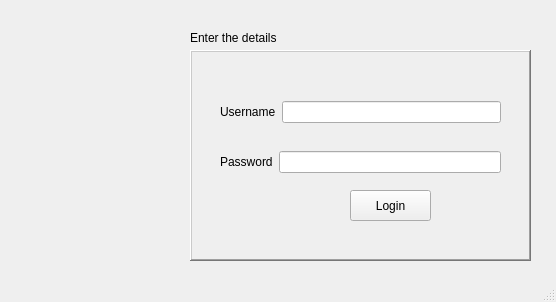
<?xml version="1.0" encoding="UTF-8"?>
<ui version="4.0">
 <class>MainWindow</class>
 <widget class="QMainWindow" name="MainWindow">
  <property name="geometry">
   <rect>
    <x>0</x>
    <y>0</y>
    <width>556</width>
    <height>302</height>
   </rect>
  </property>
  <property name="windowTitle">
   <string>MainWindow</string>
  </property>
  <property name="autoFillBackground">
   <bool>true</bool>
  </property>
  <widget class="QWidget" name="centralwidget">
   <widget class="QFrame" name="frame">
    <property name="geometry">
     <rect>
      <x>190</x>
      <y>50</y>
      <width>341</width>
      <height>211</height>
     </rect>
    </property>
    <property name="autoFillBackground">
     <bool>true</bool>
    </property>
    <property name="frameShape">
     <enum>QFrame::WinPanel</enum>
    </property>
    <property name="frameShadow">
     <enum>QFrame::Raised</enum>
    </property>
    <property name="lineWidth">
     <number>10</number>
    </property>
    <widget class="QLabel" name="username_status">
     <property name="geometry">
      <rect>
       <x>90</x>
       <y>30</y>
       <width>121</width>
       <height>16</height>
      </rect>
     </property>
     <property name="text">
      <string/>
     </property>
    </widget>
    <widget class="QLabel" name="password_status">
     <property name="geometry">
      <rect>
       <x>90</x>
       <y>80</y>
       <width>121</width>
       <height>20</height>
      </rect>
     </property>
     <property name="text">
      <string/>
     </property>
    </widget>
    <widget class="QPushButton" name="Login">
     <property name="geometry">
      <rect>
       <x>160</x>
       <y>140</y>
       <width>81</width>
       <height>31</height>
      </rect>
     </property>
     <property name="text">
      <string>Login</string>
     </property>
    </widget>
    <widget class="QWidget" name="layoutWidget">
     <property name="geometry">
      <rect>
       <x>30</x>
       <y>50</y>
       <width>281</width>
       <height>24</height>
      </rect>
     </property>
     <layout class="QHBoxLayout" name="horizontalLayout">
      <item>
       <widget class="QLabel" name="label_2">
        <property name="text">
         <string>Username</string>
        </property>
       </widget>
      </item>
      <item>
       <widget class="QLineEdit" name="username"/>
      </item>
     </layout>
    </widget>
    <widget class="QWidget" name="layoutWidget">
     <property name="geometry">
      <rect>
       <x>30</x>
       <y>100</y>
       <width>281</width>
       <height>24</height>
      </rect>
     </property>
     <layout class="QHBoxLayout" name="horizontalLayout_2">
      <item>
       <widget class="QLabel" name="label">
        <property name="text">
         <string>Password</string>
        </property>
       </widget>
      </item>
      <item>
       <widget class="QLineEdit" name="password">
        <property name="echoMode">
         <enum>QLineEdit::Password</enum>
        </property>
       </widget>
      </item>
     </layout>
    </widget>
   </widget>
   <widget class="QLabel" name="logo">
    <property name="geometry">
     <rect>
      <x>20</x>
      <y>50</y>
      <width>161</width>
      <height>151</height>
     </rect>
    </property>
    <property name="text">
     <string/>
    </property>
   </widget>
   <widget class="QLabel" name="label_3">
    <property name="geometry">
     <rect>
      <x>190</x>
      <y>30</y>
      <width>91</width>
      <height>16</height>
     </rect>
    </property>
    <property name="text">
     <string>Enter the details</string>
    </property>
   </widget>
  </widget>
  <widget class="QMenuBar" name="menubar">
   <property name="geometry">
    <rect>
     <x>0</x>
     <y>0</y>
     <width>556</width>
     <height>22</height>
    </rect>
   </property>
  </widget>
  <widget class="QStatusBar" name="statusbar"/>
 </widget>
 <resources/>
 <connections/>
</ui>
